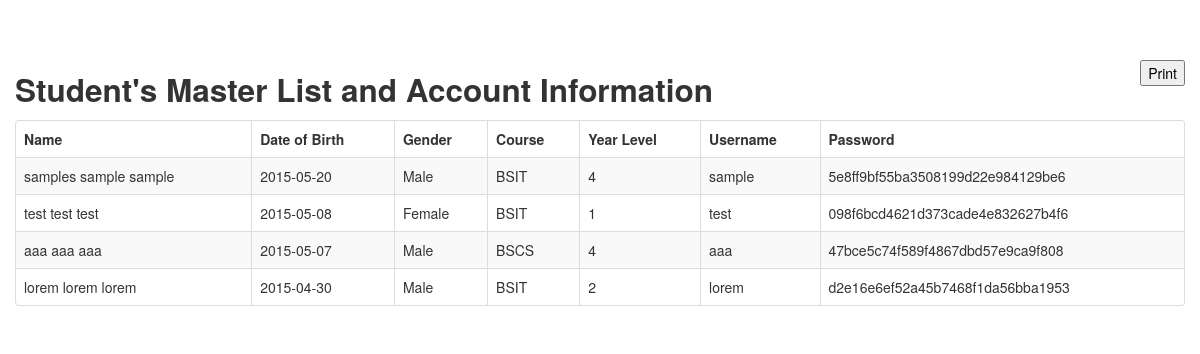
Page /admin/students/report.php on the committed database.
### tables this page shows
CREATE TABLE `tbl_user` (
  `user_Id` int(11) NOT NULL AUTO_INCREMENT,
  `fname` varchar(255) DEFAULT NULL,
  `mname` varchar(255) DEFAULT NULL,
  `lname` varchar(255) DEFAULT NULL,
  `dob` date DEFAULT NULL,
  `gender` varchar(255) DEFAULT NULL,
  `course` varchar(255) DEFAULT NULL,
  `yrlvl` varchar(255) DEFAULT NULL,
  `username` varchar(255) DEFAULT NULL,
  `password` varchar(255) DEFAULT NULL,
  PRIMARY KEY (`user_Id`)
);

### admin/students/report.php (the view, shortened to what this page needs)
<!DOCTYPE html>
<html>
<head>
	    <link href="../../bootstrap/css/bootstrap.min.css" rel="stylesheet" media="screen">
        <link href="../../bootstrap/css/bootstrap-responsive.min.css" rel="stylesheet" media="screen">
</head>
<body>
<div class="container" style="margin:5% auto;">
	 <button class='pull-right'onclick=window.print() id='print-button'>Print</button>
	 <h2>Student's Master List and Account Information</h2>
	  <table class="table table-striped table-bordered" id="example2">
                                        <thead>
                                        <tr>
                                            <th>Name</th>
                                            <th>Date of Birth</th>
                                            <th>Gender</th>
                                            <th>Course</th>
                                            <th>Year Level</th>
                                            <th>Username</th>
                                            <th>Password</th>
                                        </tr>
                                    </thead>
                                    <tbody>
                                      <?php
                                        $sql = "SELECT * FROM `tbl_user` ";
                                        $run = mysql_query($sql);
                                        while($row=mysql_fetch_array($run)){
                                            echo '<tr class="odd gradeX" id="rec">';?>
                                           <?php
                                            echo "<td>".$row['fname']." ".$row['mname']." ".$row['lname']."</td>";
                                            echo "<td>".$row['dob']."</td>";
                                            echo "<td>".$row['gender']."</td>";
                                            echo "<td>".$row['course']."</td>";
                                            echo "<td>".$row['yrlvl']."</td>";
                                            echo "<td>".$row['username']."</td>";
                                            echo "<td>".$row['password']."</td>";
                                            echo "</tr>";
                                        }
                                        ?>
                                    </tbody>
                                    </table>
</div>
</body>
</html>

### rows in the picture
tbl_user: fname "samples", mname "sample", lname "sample", dob "2015-05-20", gender "Male", course "BSIT", yrlvl "4", username "sample", password "5e8ff9bf55ba3508199d22e984129be6"
tbl_user: fname "test", mname "test", lname "test", dob "2015-05-08", gender "Female", course "BSIT", yrlvl "1", username "test", password "098f6bcd4621d373cade4e832627b4f6"
tbl_user: fname "aaa", mname "aaa", lname "aaa", dob "2015-05-07", gender "Male", course "BSCS", yrlvl "4", username "aaa", password "47bce5c74f589f4867dbd57e9ca9f808"
tbl_user: fname "lorem", mname "lorem", lname "lorem", dob "2015-04-30", gender "Male", course "BSIT", yrlvl "2", username "lorem", password "d2e16e6ef52a45b7468f1da56bba1953"
